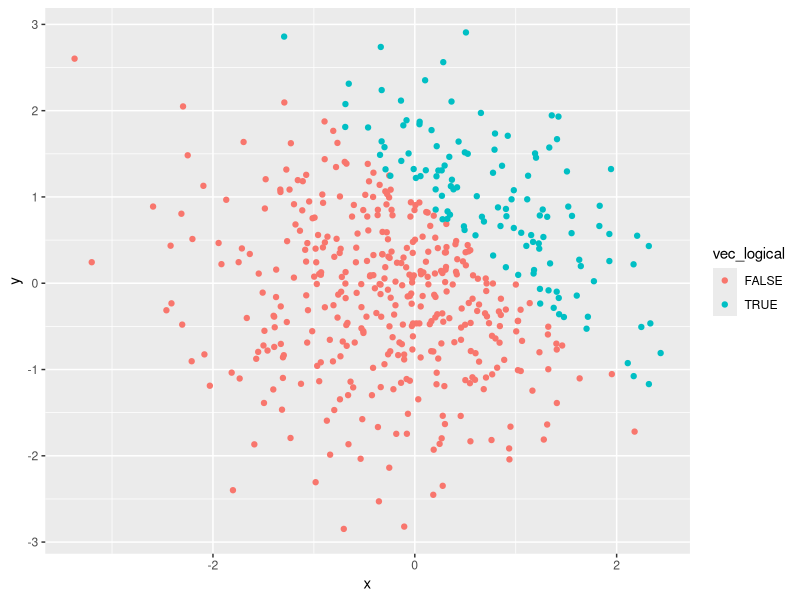
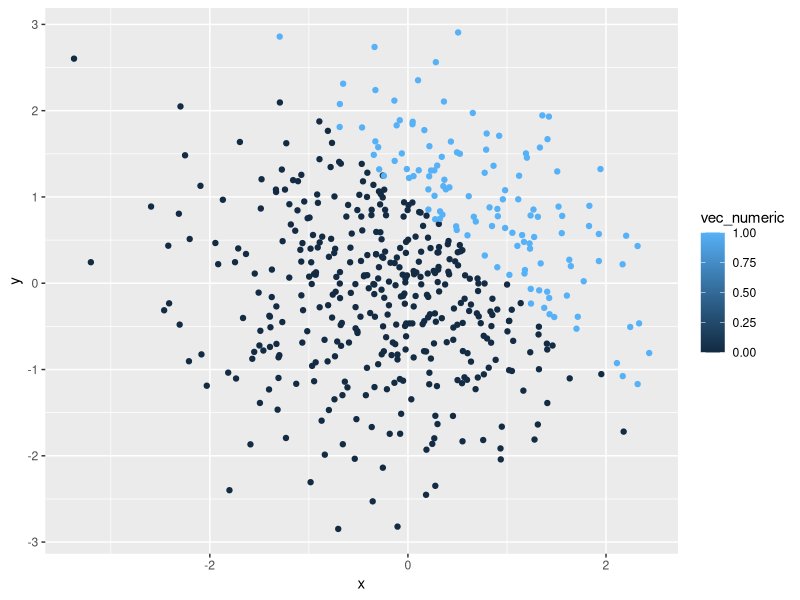
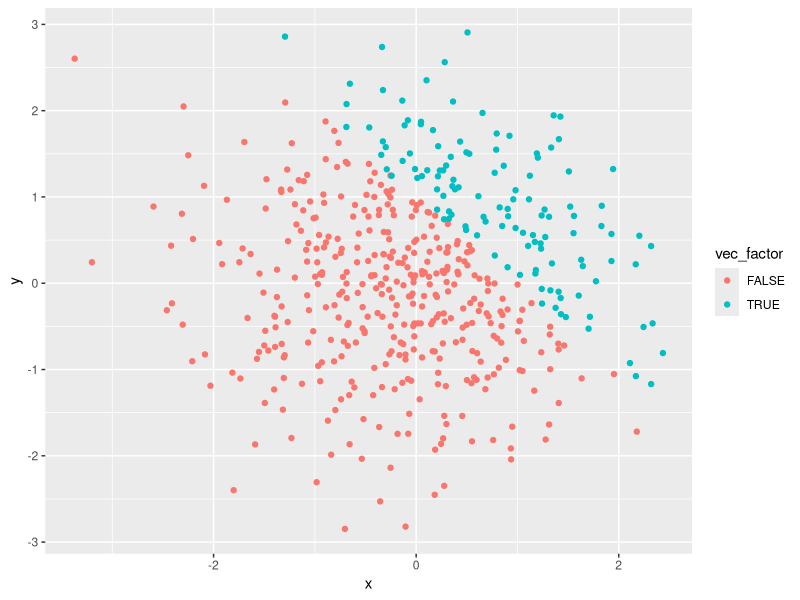
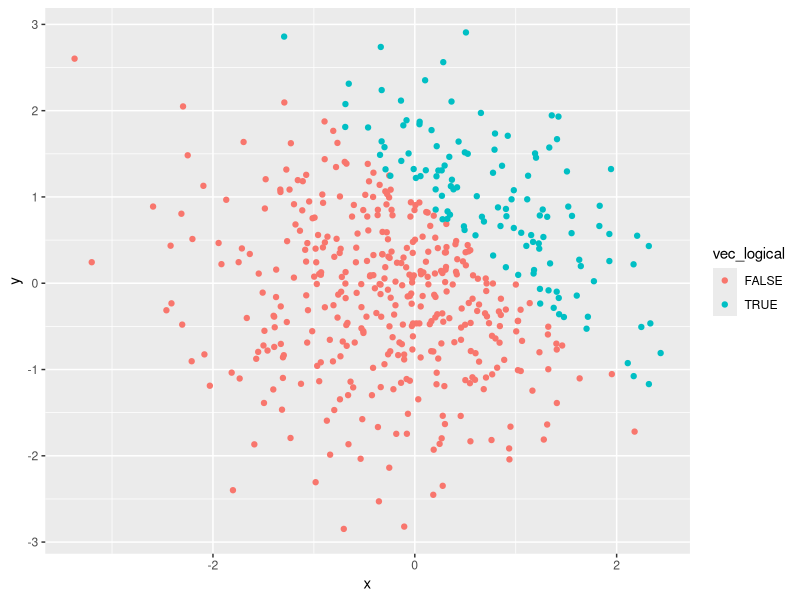

These charts were generated, in order, by the following R code:
## ---- chunk 1
library(tidyverse)
## ---- chunk 2
problem1_df = tibble(
  norm_samp = rnorm(8),
  norm_samp_pos = norm_samp > 0,
  vec_char = c("This", "is", "the", "first", "data", "science", "homework", "assignment"),
  vec_factor = factor(c("one", "two", "three", "one", "two", "three", "one", "two"))
)
## ---- chunk 3
mean(pull(problem1_df, norm_samp))

mean(pull(problem1_df, norm_samp_pos))

mean(pull(problem1_df, vec_char))

mean(pull(problem1_df, vec_factor))
## ---- chunk 4
as.numeric(pull(problem1_df, norm_samp_pos))

as.numeric(pull(problem1_df, vec_char))

as.numeric(pull(problem1_df, vec_factor))
## ---- chunk 5
log_num = as.numeric(pull(problem1_df, norm_samp_pos))

log_num * (pull(problem1_df, norm_samp))

log_fac = as.factor(pull(problem1_df, norm_samp_pos))

log_fac * (pull(problem1_df, norm_samp))

log_fac_num = as.numeric(as.factor(pull(problem1_df, norm_samp_pos)))

log_fac_num * (pull(problem1_df, norm_samp))
## ---- chunk 6
problem2_df = tibble(
  x = rnorm(500),
  y = rnorm(500),
  vec_logical = x + y > 1,
  vec_numeric = as.numeric(vec_logical),
  vec_factor = as.factor(vec_logical),
)
## ---- chunk 7
ggplot(problem2_df, aes(x = x, y = y, color = vec_logical)) + geom_point()
## ---- chunk 8
ggsave("problem2_df.pdf")
## ---- chunk 9
ggplot(problem2_df, aes(x = x, y = y, color = vec_numeric)) + geom_point()
## ---- chunk 10
ggplot(problem2_df, aes(x = x, y = y, color = vec_factor)) + geom_point()
